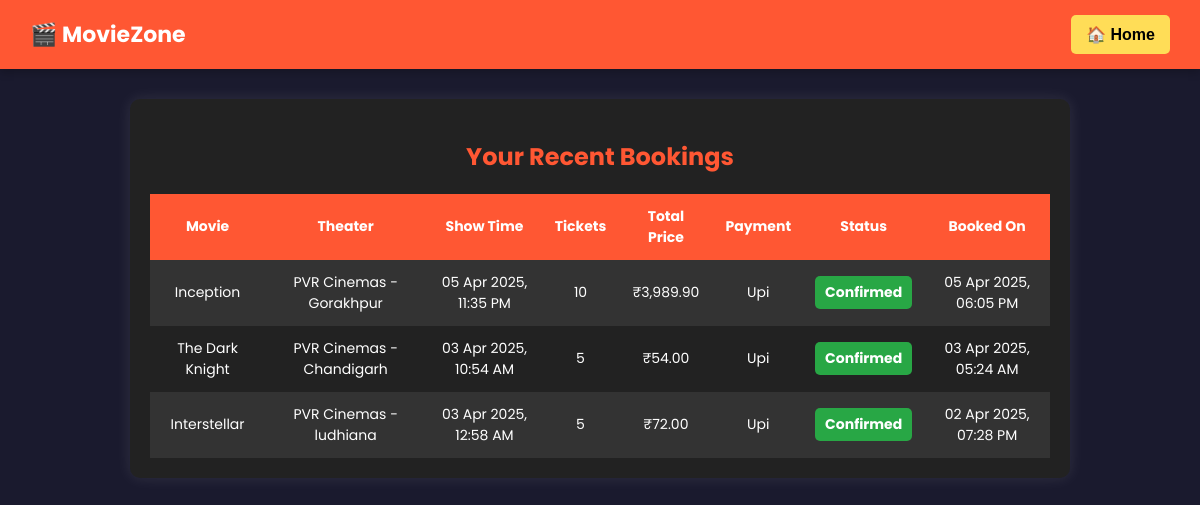
The page /user/recent_booking.php (signed in) on the database its author committed.
### tables this page shows
CREATE TABLE `bookings` (
  `id` int NOT NULL AUTO_INCREMENT,
  `user_id` int NOT NULL,
  `movie_id` int NOT NULL,
  `theater_id` int NOT NULL,
  `ticket_count` int NOT NULL,
  `total_price` decimal(10,2) NOT NULL,
  `booking_time` timestamp NULL DEFAULT CURRENT_TIMESTAMP,
  `show_time` datetime DEFAULT CURRENT_TIMESTAMP,
  `payment_method` enum('credit_card','upi','wallet') NOT NULL,
  `status` enum('confirmed','cancelled','pending') DEFAULT 'confirmed',
  `purchase_date` date DEFAULT (curdate()),
  PRIMARY KEY (`id`),
  KEY `user_id` (`user_id`),
  KEY `movie_id` (`movie_id`),
  KEY `theater_id` (`theater_id`),
  CONSTRAINT `bookings_ibfk_1` FOREIGN KEY (`user_id`) REFERENCES `users` (`id`) ON DELETE CASCADE,
  CONSTRAINT `bookings_ibfk_2` FOREIGN KEY (`movie_id`) REFERENCES `movies` (`id`) ON DELETE CASCADE,
  CONSTRAINT `bookings_ibfk_3` FOREIGN KEY (`theater_id`) REFERENCES `theaters` (`id`) ON DELETE CASCADE,
  CONSTRAINT `bookings_chk_1` CHECK ((`ticket_count` > 0)),
  CONSTRAINT `bookings_chk_2` CHECK ((`total_price` >= 0))
);

CREATE TABLE `movies` (
  `id` int NOT NULL AUTO_INCREMENT,
  `title` varchar(255) NOT NULL,
  `description` text,
  `price` decimal(10,2) DEFAULT NULL,
  `show_time` datetime DEFAULT NULL,
  PRIMARY KEY (`id`)
);

CREATE TABLE `theaters` (
  `id` int NOT NULL AUTO_INCREMENT,
  `name` varchar(255) NOT NULL,
  `city` varchar(100) NOT NULL,
  `state` varchar(100) NOT NULL,
  PRIMARY KEY (`id`)
);

### user/recent_booking.php (the view, shortened to what this page needs)
<?php
require_once '../config.php';
$user_id = $_SESSION['user_id'];
$sql = "SELECT b.id, m.title, t.name AS theater_name, t.city, b.show_time,
               b.ticket_count, b.total_price, b.booking_time, b.payment_method, b.status
        FROM bookings b
        JOIN movies m ON b.movie_id = m.id
        JOIN theaters t ON b.theater_id = t.id
        WHERE b.user_id = ?
        ORDER BY b.booking_time DESC
        LIMIT 10";
$stmt = $conn->prepare($sql);
$stmt->bind_param("i", $user_id);
$stmt->execute();
$result = $stmt->get_result();
?>
<!DOCTYPE html>
<html lang="en">
<head>
</head>
<body>
    <nav>
        <a href="#" class="logo">🎬 MovieZone</a>
        <button class="btn" onclick="window.location.href='dashboard.php'">🏠 Home</button>
    </nav>
    <div class="container">
        <h2>Your Recent Bookings</h2>
        <table>
            <tr>
                <th>Movie</th>
                <th>Theater</th>
                <th>Show Time</th>
                <th>Tickets</th>
                <th>Total Price</th>
                <th>Payment</th>
                <th>Status</th>
                <th>Booked On</th>
            </tr>
            <?php while ($row = $result->fetch_assoc()): ?>
            <tr>
                <td><?php echo htmlspecialchars($row['title']); ?></td>
                <td><?php echo htmlspecialchars($row['theater_name']) . " - " . htmlspecialchars($row['city']); ?></td>
                <td><?php echo date("d M Y, h:i A", strtotime($row['show_time'])); ?></td>
                <td><?php echo $row['ticket_count']; ?></td>
                <td>₹<?php echo number_format($row['total_price'], 2); ?></td>
                <td><?php echo ucfirst($row['payment_method']); ?></td>
                <td>
                    <span class="status <?php echo strtolower($row['status']); ?>">
                        <?php echo ucfirst($row['status']); ?>
                    </span>
                </td>
                <td><?php echo date("d M Y, h:i A", strtotime($row['booking_time'])); ?></td>
            </tr>
            <?php endwhile; ?>
        </table>
    </div>
</body>
</html>

### user/recent_booking.php (style rules this page uses)
body { font-family: 'Poppins', sans-serif; background-color: #1a1a2e; color: #fff; margin: 0; padding: 0; }
nav { background-color: #ff5733; padding: 15px 30px; display: flex; justify-content: space-between; align-items: center; box-shadow: 0 4px 8px rgba(0, 0, 0, 0.2); }
.logo { color: white; font-size: 22px; text-decoration: none; font-weight: bold; }
.btn { background: #ffdd57; border: none; padding: 10px 15px; font-size: 16px; font-weight: bold; border-radius: 5px; cursor: pointer; transition: all 0.3s ease-in-out; }
.container { width: 90%; max-width: 900px; margin: 30px auto; background: #222; padding: 20px; border-radius: 10px; box-shadow: 0px 0px 15px rgba(255, 255, 255, 0.1); }
h2 { text-align: center; color: #ff5733; font-size: 24px; margin-bottom: 20px; }
table { width: 100%; border-collapse: collapse; margin-top: 15px; }
th, td { padding: 12px; text-align: center; font-size: 14px; }
th { background-color: #ff5733; color: white; }
tr:nth-child(even) { background-color: #333; }
.status { padding: 6px 10px; font-size: 14px; font-weight: bold; border-radius: 5px; display: inline-block; }
.confirmed { background-color: #28a745; color: white; }

### rows shown on the page
bookings: movie.title "Inception", theater.name "PVR Cinemas", theater.city "Gorakhpur", show_time "05 Apr 2025, 11:35 PM", ticket_count "10", total_price "3,989.90", payment_method "Upi", status "Confirmed", booking_time "05 Apr 2025, 06:05 PM"
bookings: movie.title "The Dark Knight", theater.name "PVR Cinemas", theater.city "Chandigarh", show_time "03 Apr 2025, 10:54 AM", ticket_count "5", total_price "54.00", payment_method "Upi", status "Confirmed", booking_time "03 Apr 2025, 05:24 AM"
bookings: movie.title "Interstellar", theater.name "PVR Cinemas", theater.city "ludhiana", show_time "03 Apr 2025, 12:58 AM", ticket_count "5", total_price "72.00", payment_method "Upi", status "Confirmed", booking_time "02 Apr 2025, 07:28 PM"
